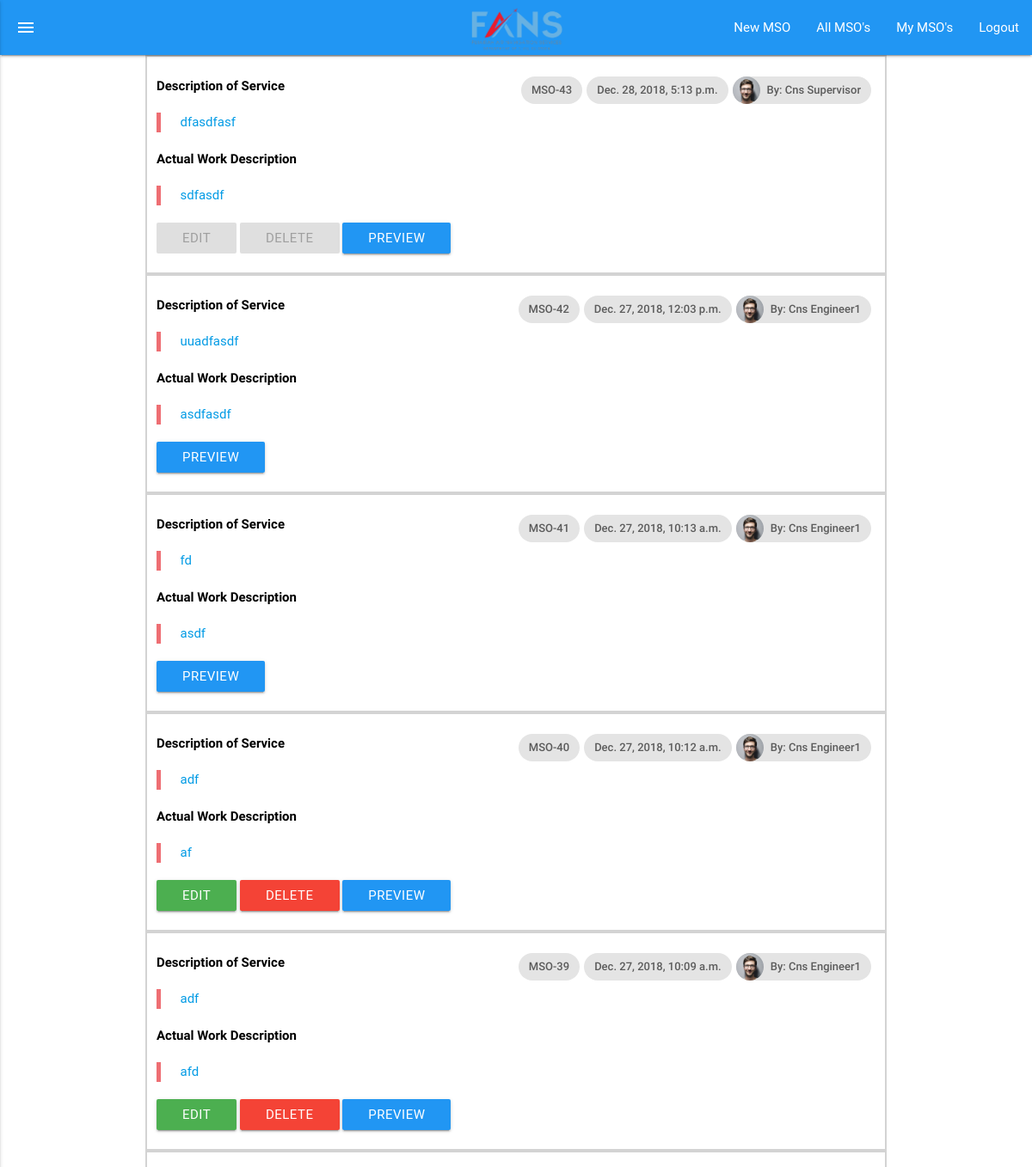
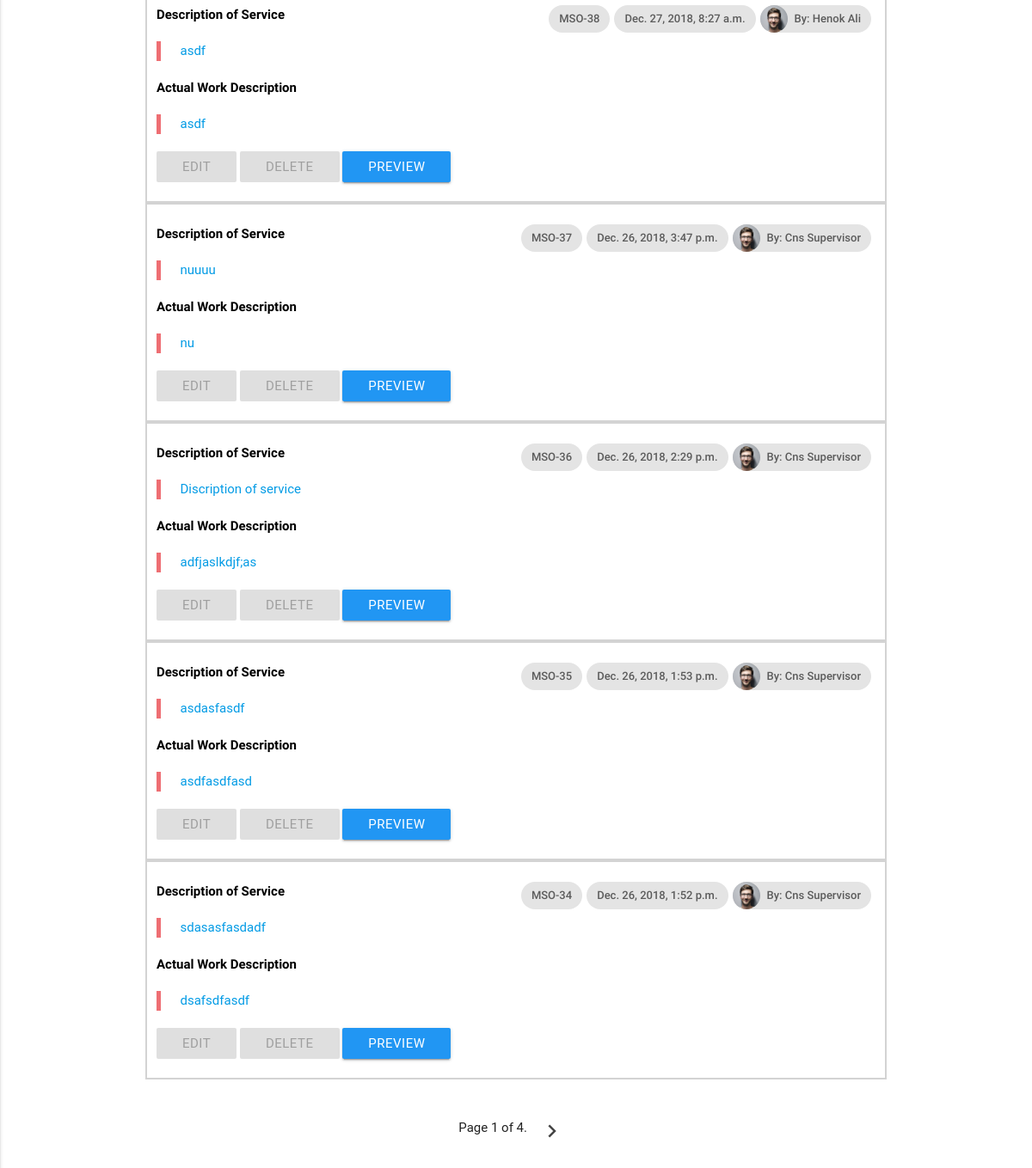
Page /mso/ (signed in) on the earlier database version (2 pictures, top to bottom).
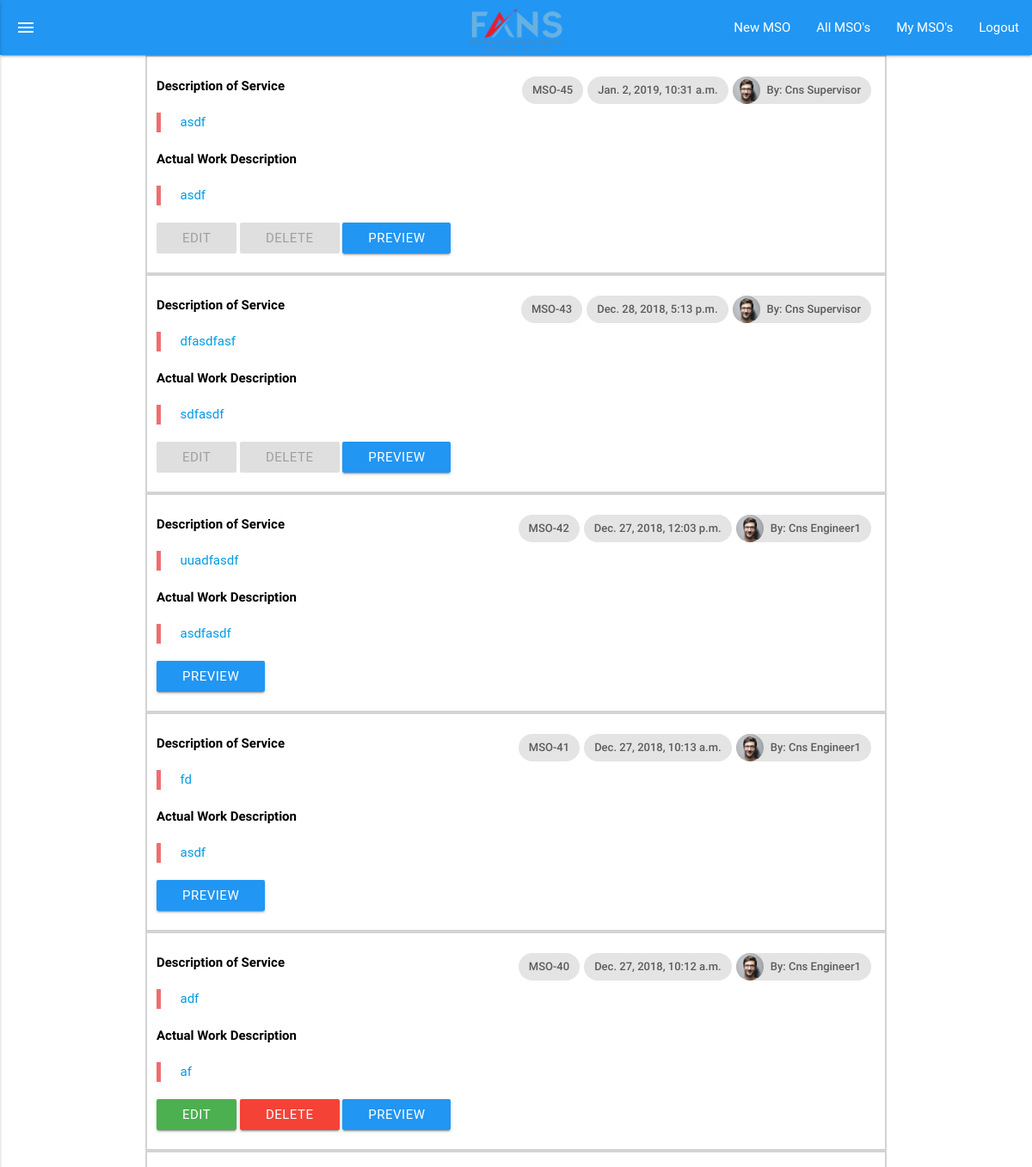
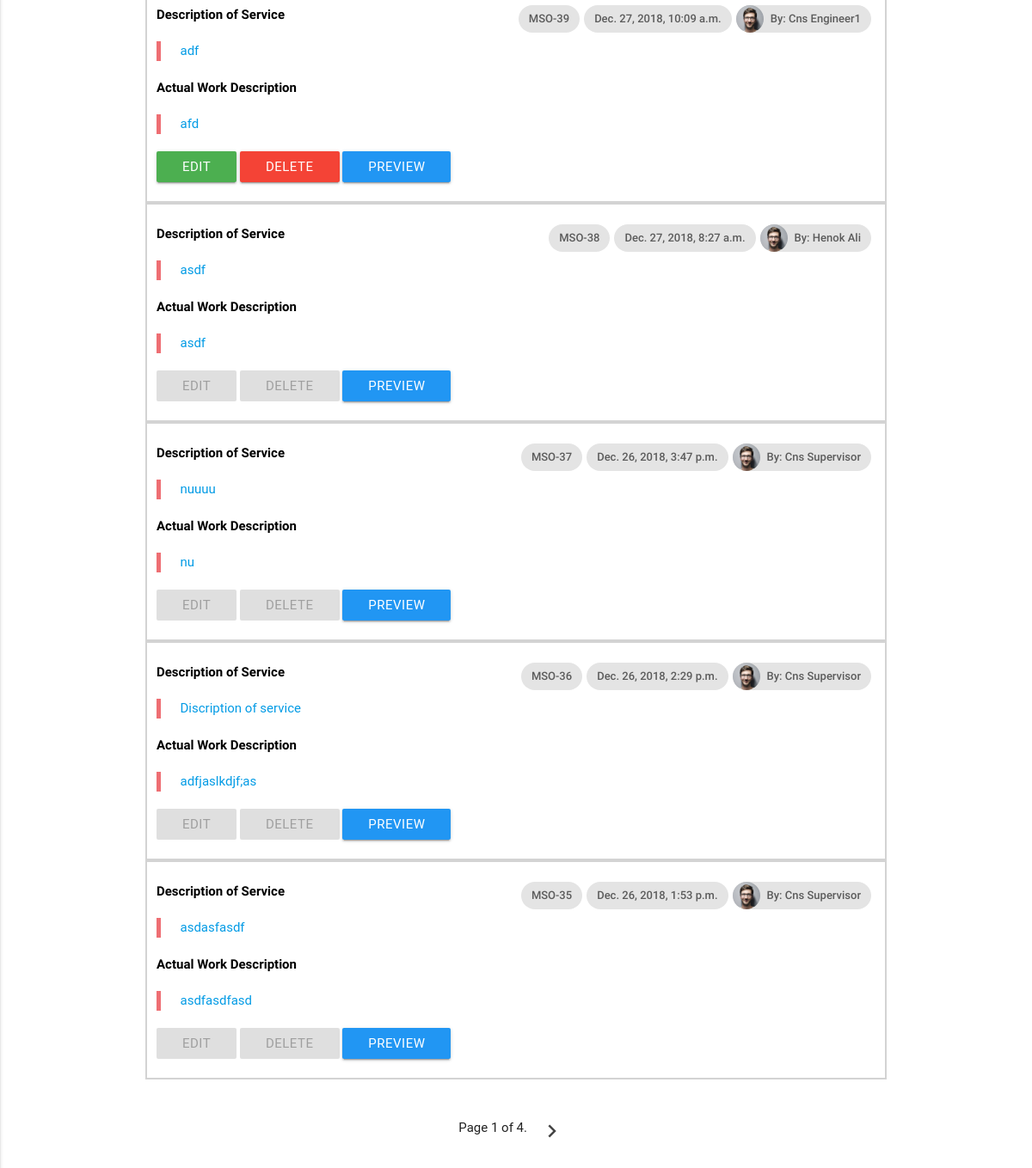
Same page on the later database version (2 pictures, top to bottom).
### mso/models.py (models this page shows, shortened)
class MsoCns(models.Model):
    requested_by = models.CharField(max_length=100, default='')
    section =  models.CharField(max_length=100, default='')
    department_head =  models.CharField(max_length=100, default='')
    location =  models.CharField(max_length=100, default='')
    description_of_service = models.TextField(default='')
    manager_approval = models.BooleanField(default=False)
    manager_approval_date = models.DateTimeField(auto_now=False, null=True)
    actual_work_descripition = models.TextField(default='')
    date_started = models.CharField(default='', max_length=50)
    date_completed = models.CharField(default='', max_length=50)
    work_compleated_by = models.TextField(default='')
    id_number = models.CharField(max_length=254, default='')
    supervisor_approval = models.BooleanField(default=False)
    supervisor_approval_date = models.DateTimeField(auto_now=False, null=True)
    posted_on = models.DateTimeField(auto_now=True)
    posted_by = models.EmailField(max_length=254, default='')
    posted_by_name = models.CharField(max_length=254, default='')
    requested_by_other_department = models.BooleanField(default=False)
    completed = models.BooleanField(default=False)

### mso/views.py (the view)
# urls.py: path('', views.all_msos, name='all_msos.html'),
@login_required
def all_msos(request, msg=''):
    all_msos = MsoCns.objects.all().order_by('-pk')
    current_user_name = helper.get_full_name(request.user)
    paginator = Paginator(all_msos, 10)
    page = request.GET.get('page')
    msos = paginator.get_page(page)
    gender = helper.get_gender(request.user)
    department = helper.get_department(request.user)
    job_title = helper.get_job_title(request.user)
    args = {
        'msos': msos,
        'current_user_name': str(current_user_name),
        'current_user_email': str(request.user),
        'current_user_gender': str(gender),
        'department': str(department),
        'job_title': str(job_title),
        'msg': msg,
    }
    return render(request, 'mso/all_msos.html', args)

### mso/helper.py (called while the page is built)
def get_full_name(email):
    first_name = CustomUser.objects.values_list('first_name', flat=True).filter(email=email)[0].lower()
    last_name = CustomUser.objects.values_list('last_name', flat=True).filter(email=email)[0].lower()
    return first_name.capitalize() + ' ' + last_name.capitalize()

def get_job_title(email):
    job_title = SetupUserAccount.objects.values_list('job_title', flat=True).filter(email=email)[0]
    return job_title

def get_gender(email):
    gender = SetupUserAccount.objects.values_list('gender', flat=True).filter(email=email)[0]
    return gender

def get_department(email):
    department = SetupUserAccount.objects.values_list('department', flat=True).filter(email=email)[0]
    return department

### users/models.py (called while the page is built)
    def __str__(self):
        return self.email

### mso/templates/mso/all_msos.html (shortened to what this page needs)
{% extends 'cns_base.html' %}
{% load static %}
{% block linktag %} <link rel="stylesheet" type="text/css" href="{% static "pages/css/mso.css" %}"> {% endblock linktag %}
{% block content %}
<div class="container">
    {%for mso in msos %}
    <div class="row mso_row" id="r{{mso.id}}">
        <div class="col s12">
            <br>
            <a id="read_mode_a" href="/mso/{{mso.id}}">
                <div class="chip">
                    <img src="{% static "pages/img/person1.jpg" %}" alt="Contact Person">By: {{ mso.posted_by_name }}
                </div>
                <div class="chip">
                    {{mso.posted_on}}
                </div>
                <div class="chip">MSO-{{mso.id}}</div>
                <span class="title mso_title">Description of Service</span>
                <blockquote>{{mso.description_of_service}}</blockquote>
                <span class="title mso_title">Actual Work Description</span>
                <blockquote>{{mso.actual_work_descripition}}</blockquote>
                </a>
                {% if current_user_name == mso.posted_by_name %}
                {% if mso.manager_approval == False or mso.supervisor_approval == False or mso.completed %}
                <a id="" href="/mso/edit/{{mso.id}}" class="waves-effect waves-light green btn modal-trigger">Edit</a>
                <a id="{{mso.id}}" href="#" class="delete waves-effect waves-light red btn modal-trigger">Delete</a>
                {% endif %}
                {% elif current_user_name != mso.posted_by_name %}
                <a id="" href="/mso/edit/{{mso.id}}" class="waves-effect waves-light disabled green btn modal-trigger">Edit</a>
                <a id="{{mso.id}}" href="#" class="delete waves-effect waves-light red disabled btn modal-trigger">Delete</a>
                {% else %}
                <a id="" href="/mso/edit/{{mso.id}}" class="waves-effect waves-light disabled green btn modal-trigger">Edit</a>
                <a id="{{mso.id}}" href="#" class="delete waves-effect waves-light red disabled btn modal-trigger">Delete</a>
                {% endif %}
                <a href="/mso/{{mso.id}}" class="waves-effect waves-light blue btn modal-trigger">Preview</a>
            <br>
            <br>
        </div>
    </div>
        {% endfor %}
        <br>
        <br>
        <div class="pagination">
            <span class="step-links">
                <span class="current">
                    Page {{ msos.number }} of {{ msos.paginator.num_pages }}.
                </span>
                {% if msos.has_next %}
                    <li class="waves-effect">
                            <a href="?page={{ msos.next_page_number }}">
                            <i class="material-icons large">chevron_right</i>
                        </a>
                    </li>
                {% endif %}
            </span>
        </div>
        <br>
        <br>
        <br>
</div>
{% endblock content %}

Differences in the rows shown:
no longer on this page (row unchanged): MsoCns: posted_by_name "Cns Supervisor", posted_on "Dec. 26, 2018, 1:52 p.m.", id "34", description_of_service "sdasasfasdadf", actual_work_descripition "dsafsdfasdf"
added MsoCns: posted_by_name "Cns Supervisor", posted_on "Jan. 2, 2019, 10:31 a.m.", id "45", description_of_service "asdf", actual_work_descripition "asdf"
